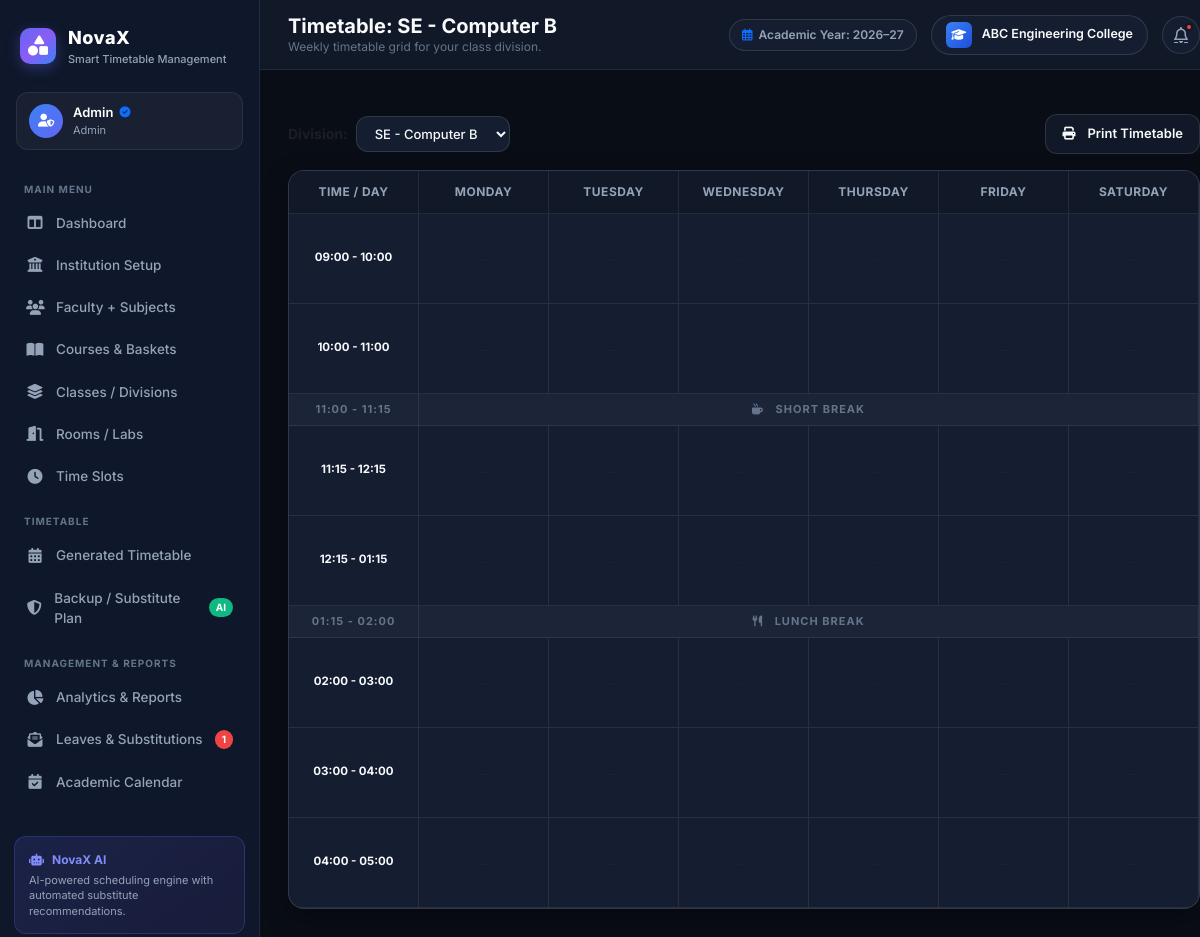
The page /student/timetable?section_id=2 (signed in) on the database its author committed.
### models.py (models this page shows, shortened)
class BaseModel(db.Model):
    __abstract__ = True

class User(UserMixin, BaseModel):
    __tablename__ = 'users'
    id = db.Column(db.Integer, primary_key=True)
    username = db.Column(db.String(80), unique=True, nullable=False)
    email = db.Column(db.String(120), unique=True, nullable=False)
    password_hash = db.Column(db.String(255), nullable=False)
    role = db.Column(db.String(20), nullable=False, default='student')  # 'admin', 'teacher', 'student'
    avatar_url = db.Column(db.String(255), nullable=True)
    created_at = db.Column(db.DateTime, default=datetime.utcnow)
    faculty_profile = db.relationship('Faculty', backref='user', uselist=False, cascade='all, delete-orphan')
    calendar_notes = db.relationship('AcademicCalendarNote', backref='author', lazy='dynamic')

class Section(BaseModel):
    __tablename__ = 'sections'
    id = db.Column(db.Integer, primary_key=True)
    name = db.Column(db.String(60), nullable=False)  # e.g., 'SE - Computer A', 'BE - AI & DS'
    department_id = db.Column(db.Integer, db.ForeignKey('departments.id', ondelete='CASCADE'), nullable=False)
    year = db.Column(db.Integer, default=2)
    semester = db.Column(db.Integer, default=3)
    strength = db.Column(db.Integer, default=60)
    timetable_entries = db.relationship('TimetableEntry', backref='section', lazy='dynamic')
    syllabus_progress = db.relationship('SyllabusProgress', backref='section', lazy='dynamic')

class InstitutionSettings(BaseModel):
    __tablename__ = 'institution_settings'
    id = db.Column(db.Integer, primary_key=True)
    name = db.Column(db.String(150), default='ABC Engineering College')
    subtitle = db.Column(db.String(150), default='Pune, Maharashtra')
    logo_path = db.Column(db.String(255), default='logo.png')
    address = db.Column(db.String(255), default='Sector 10, Knowledge Park, Pune, Maharashtra 411001')
    contact_email = db.Column(db.String(120), default='contact@abc.edu')
    academic_year = db.Column(db.String(40), default='Academic Year: 2026–27')
    semester_type = db.Column(db.String(40), default='Odd Semester')
    quality_score = db.Column(db.Integer, default=92)
    constraints_satisfaction = db.Column(db.Integer, default=96)
    last_generated_at = db.Column(db.DateTime, default=datetime.utcnow)
    updated_at = db.Column(db.DateTime, default=datetime.utcnow, onupdate=datetime.utcnow)
    @classmethod
    def get_settings(cls):
        settings = cls.query.first()
        return settings

class TimeSlot(BaseModel):
    __tablename__ = 'time_slots'
    id = db.Column(db.Integer, primary_key=True)
    day = db.Column(db.String(20), nullable=False)  # 'Monday', 'Tuesday', ...
    period = db.Column(db.Integer, nullable=False)  # 1, 2, 3, ...
    start_time = db.Column(db.String(20), nullable=False)  # '09:00 AM'
    end_time = db.Column(db.String(20), nullable=False)    # '10:00 AM'
    is_break = db.Column(db.Boolean, default=False)
    break_name = db.Column(db.String(40), nullable=True)   # 'Short Break', 'Lunch Break'
    timetable_entries = db.relationship('TimetableEntry', backref='time_slot', lazy='dynamic')

### routes/student.py (the view)
@student_bp.route('/timetable')
def timetable():
    sections = Section.query.all()
    selected_section_id = request.args.get('section_id', type=int)
    if not selected_section_id and sections:
        selected_section_id = sections[0].id
    current_section = Section.query.get(selected_section_id) if selected_section_id else None
    days = ['Monday', 'Tuesday', 'Wednesday', 'Thursday', 'Friday', 'Saturday']
    time_slots = TimeSlot.query.order_by(TimeSlot.period).all()
    seen_periods = set()
    periods = []
    for ts in time_slots:
        if ts.period not in seen_periods:
            seen_periods.add(ts.period)
            periods.append(ts)
    periods.sort(key=lambda x: x.period)
    entries = TimetableEntry.query.filter_by(section_id=selected_section_id, is_active=True).all() if selected_section_id else []
    grid = defaultdict(lambda: defaultdict(list))
    for e in entries:
        grid[e.time_slot.day][e.time_slot.period].append(e)
    return render_template(
        'student/timetable.html',
        sections=sections,
        current_section=current_section,
        days=days,
        periods=periods,
        grid=grid
    )

### templates/student/timetable.html (shortened to what this page needs)
{% extends "base.html" %}
{% block page_title %}Timetable: {{ current_section.name if current_section else 'All Batches' }}{% endblock %}
{% block page_subtitle %}Weekly timetable grid for your class division.{% endblock %}
{% block content %}
<div class="fade-in">
    <div class="d-flex justify-content-between align-items-center mb-3">
        <div class="d-flex align-items-center gap-2">
            <label class="small text-muted fw-bold">Division:</label>
            <select class="form-select-custom" onchange="window.location.href='?section_id=' + this.value;">
                {% for s in sections %}
                    <option value="{{ s.id }}" {% if current_section and current_section.id == s.id %}selected{% endif %}>{{ s.name }}</option>
                {% endfor %}
            </select>
        </div>
        <button type="button" class="btn btn-secondary-custom" onclick="window.print()">
            <i class="fa-solid fa-print me-1"></i> Print Timetable
        </button>
    </div>
    <div class="timetable-grid-wrapper">
        <table class="timetable-table">
            <thead>
                <tr>
                    <th style="width: 120px;">Time / Day</th>
                    {% for day in days %}
                        <th>{{ day }}</th>
                    {% endfor %}
                </tr>
            </thead>
            <tbody>
                {% for p in periods %}
                    {% if p.is_break %}
                        <tr>
                            <td class="time-slot-label break-row-strip">{{ p.start_time }} - {{ p.end_time }}</td>
                            <td colspan="{{ days|length }}" class="break-row-strip">
                                <i class="fa-solid {% if 'Lunch' in (p.break_name or '') %}fa-utensils{% else %}fa-mug-hot{% endif %} me-2"></i>
                                {{ p.break_name or 'Break' }}
                            </td>
                        </tr>
                    {% else %}
                        <tr>
                            <td class="time-slot-label">{{ p.start_time }} - {{ p.end_time }}</td>
                            {% for day in days %}
                                <td>
                                    {% set cell_entries = grid[day][p.period] %}
                                    {% if cell_entries %}
                                        {% for entry in cell_entries %}
                                            <div class="subject-card card-dsa mb-1">
                                                <div class="subject-name">{{ entry.course.name }}</div>
                                                <div class="subject-faculty">
                                                    <i class="fa-solid fa-user-tie me-1"></i>{{ entry.faculty.name }}
                                                </div>
                                                <div class="subject-room-tag">
                                                    <i class="fa-solid fa-location-dot me-1"></i>{{ entry.room.name }}
                                                </div>
                                            </div>
                                        {% endfor %}
                                    {% else %}
                                        <span class="text-muted" style="font-size: 11px;">—</span>
                                    {% endif %}
                                </td>
                            {% endfor %}
                        </tr>
                    {% endif %}
                {% endfor %}
            </tbody>
        </table>
    </div>
</div>
{% endblock %}

### templates/base.html (shortened to what this page needs)
<!DOCTYPE html>
<html lang="en" data-theme="dark">
<head>
    <link href="https://cdn.jsdelivr.net/npm/bootstrap@5.3.2/dist/css/bootstrap.min.css" rel="stylesheet">
    <link href="https://cdnjs.cloudflare.com/ajax/libs/font-awesome/6.4.2/css/all.min.css" rel="stylesheet">
    <link href="https://cdn.jsdelivr.net/npm/fullcalendar@6.1.8/index.global.min.css" rel="stylesheet">
    <link href="https://unpkg.com/aos@2.3.1/dist/aos.css" rel="stylesheet">
    <link rel="stylesheet" href="{{ url_for('static', filename='css/style.css') }}">
    <link rel="stylesheet" href="{{ url_for('static', filename='css/animations.css') }}">
</head>
<body>
    <div class="app-wrapper">
        {% if current_user.is_authenticated and request.endpoint != 'auth.login' %}
        <aside class="app-sidebar">
            <div class="sidebar-header">
                <div class="sidebar-logo">
                    <i class="fa-solid fa-shapes"></i>
                </div>
                <div>
                    <div class="sidebar-title">NovaX</div>
                    <div class="sidebar-subtitle">Smart Timetable Management</div>
                </div>
            </div>
            <div class="sidebar-user-chip">
                <div class="user-avatar-badge">
                    {% if current_user.role == 'admin' %}
                        <i class="fa-solid fa-user-shield"></i>
                    {% elif current_user.role == 'teacher' %}
                        <i class="fa-solid fa-chalkboard-user"></i>
                    {% else %}
                        <i class="fa-solid fa-graduation-cap"></i>
                    {% endif %}
                </div>
                <div class="user-info">
                    <div class="user-info-name">
                        {{ current_user.username }}
                        {% if current_user.role == 'admin' %}
                            <i class="fa-solid fa-circle-check text-primary" style="font-size: 11px;"></i>
                        {% endif %}
                    </div>
                    <div class="user-info-role">{{ current_user.role.capitalize() }}</div>
                </div>
            </div>
            <nav class="sidebar-nav">
                {% if current_user.role == 'admin' %}
                    <div class="nav-section-title">Main Menu</div>
                    <a href="{{ url_for('admin.dashboard') }}" class="nav-link-item {% if request.endpoint == 'admin.dashboard' %}active{% endif %}">
                        <i class="fa-solid fa-table-columns"></i>
                        <span>Dashboard</span>
                    </a>
                    <a href="{{ url_for('admin.settings') }}" class="nav-link-item {% if request.endpoint == 'admin.settings' %}active{% endif %}">
                        <i class="fa-solid fa-building-columns"></i>
                        <span>Institution Setup</span>
                    </a>
                    <a href="{{ url_for('admin.faculty') }}" class="nav-link-item {% if request.endpoint == 'admin.faculty' %}active{% endif %}">
                        <i class="fa-solid fa-users"></i>
                        <span>Faculty + Subjects</span>
                    </a>
                    <a href="{{ url_for('admin.courses') }}" class="nav-link-item {% if request.endpoint == 'admin.courses' %}active{% endif %}">
                        <i class="fa-solid fa-book-open"></i>
                        <span>Courses & Baskets</span>
                    </a>
                    <a href="{{ url_for('admin.sections') }}" class="nav-link-item {% if request.endpoint == 'admin.sections' %}active{% endif %}">
                        <i class="fa-solid fa-layer-group"></i>
                        <span>Classes / Divisions</span>
                    </a>
                    <a href="{{ url_for('admin.rooms') }}" class="nav-link-item {% if request.endpoint == 'admin.rooms' %}active{% endif %}">
                        <i class="fa-solid fa-door-open"></i>
                        <span>Rooms / Labs</span>
                    </a>
                    <a href="{{ url_for('admin.time_slots') }}" class="nav-link-item {% if request.endpoint == 'admin.time_slots' %}active{% endif %}">
                        <i class="fa-solid fa-clock"></i>
                        <span>Time Slots</span>
                    </a>
                    <div class="nav-section-title">Timetable</div>
                    <a href="{{ url_for('admin.timetable') }}" class="nav-link-item {% if request.endpoint == 'admin.timetable' %}active{% endif %}">
                        <i class="fa-solid fa-calendar-days"></i>
                        <span>Generated Timetable</span>
                    </a>
                    <a href="{{ url_for('admin.backup_plan') }}" class="nav-link-item {% if request.endpoint == 'admin.backup_plan' %}active{% endif %}">
                        <i class="fa-solid fa-shield-halved"></i>
                        <span>Backup / Substitute Plan</span>
                        <span class="nav-badge badge-green">AI</span>
                    </a>
                    <div class="nav-section-title">Management & Reports</div>
                    <a href="{{ url_for('admin.analytics') }}" class="nav-link-item {% if request.endpoint == 'admin.analytics' %}active{% endif %}">
                        <i class="fa-solid fa-chart-pie"></i>
                        <span>Analytics & Reports</span>
                    </a>
                    <a href="{{ url_for('admin.leaves') }}" class="nav-link-item {% if request.endpoint == 'admin.leaves' %}active{% endif %}">
                        <i class="fa-solid fa-envelope-open-text"></i>
                        <span>Leaves & Substitutions</span>
                        {% if pending_leaves_count > 0 %}
                            <span class="nav-badge badge-danger">{{ pending_leaves_count }}</span>
                        {% endif %}
                    </a>
                    <a href="{{ url_for('admin.academic_calendar') }}" class="nav-link-item {% if request.endpoint == 'admin.academic_calendar' %}active{% endif %}">
                        <i class="fa-solid fa-calendar-check"></i>
                        <span>Academic Calendar</span>
                    </a>
                {% endif %}
            </nav>
            <div class="sidebar-ai-card">
                <div class="ai-card-header">
                    <i class="fa-solid fa-robot"></i>
                    <span>NovaX AI</span>
                </div>
                <div class="ai-card-text">
                    AI-powered scheduling engine with automated substitute recommendations.
                </div>
            </div>
        </aside>
        {% endif %}
        <main class="app-main {% if not current_user.is_authenticated or request.endpoint == 'auth.login' %}app-main-unauth{% endif %}">
            {% if current_user.is_authenticated and request.endpoint != 'auth.login' %}
            <header class="app-topbar">
                <div class="topbar-left">
                    <div>
                        <div class="page-title">{% block page_title %}Dashboard{% endblock %}</div>
                        <div class="page-subtitle">{% block page_subtitle %}Academic Year: {{ institution.academic_year if institution else '2026-27' }}{% endblock %}</div>
                    </div>
                </div>
                <div class="topbar-right">
                    <div class="academic-year-pill d-none d-md-flex">
                        <i class="fa-regular fa-calendar-days text-primary"></i>
                        <span>{{ institution.academic_year if institution else 'Academic Year: 2026-27' }}</span>
                    </div>
                    <div class="institution-badge d-none d-lg-flex">
                        <div class="college-crest-icon">
                            <i class="fa-solid fa-graduation-cap"></i>
                        </div>
                        <div>
                            <div>{{ institution.name if institution else 'ABC Engineering College' }}</div>
                        </div>
                    </div>
                    <a href="{{ url_for('admin.leaves') if current_user.role == 'admin' else '#' }}" class="icon-btn" title="Notifications">
                        <i class="fa-regular fa-bell"></i>
                        {% if pending_leaves_count > 0 %}
                            <span class="badge-dot"></span>
                        {% endif %}
                    </a>
                </div>
            </header>
            {% endif %}
            <div class="container-fluid px-4 pt-3">
            </div>
            <div class="app-content">
                {% block content %}{% endblock %}
            </div>
        </main>
    </div>
</body>
</html>

### rows shown on the page
User: username "Admin", role "Admin"
Section: name "SE - Computer B"
InstitutionSettings: academic_year "Academic Year: 2026–27", name "ABC Engineering College"
TimeSlot: start_time "09:00", end_time "10:00"
TimeSlot: start_time "10:00", end_time "11:00"
TimeSlot: start_time "11:00", end_time "11:15", break_name "SHORT BREAK"
TimeSlot: start_time "11:15", end_time "12:15"
TimeSlot: start_time "12:15", end_time "01:15"
TimeSlot: start_time "01:15", end_time "02:00", break_name "LUNCH BREAK"
TimeSlot: start_time "02:00", end_time "03:00"
TimeSlot: start_time "03:00", end_time "04:00"
TimeSlot: start_time "04:00", end_time "05:00"

### other values the page prints
{{ pending_leaves_count }} "1"
{{ day }} "MONDAY" "TUESDAY" "WEDNESDAY" "THURSDAY" "FRIDAY" "SATURDAY"
form field value "SE - Computer B"
